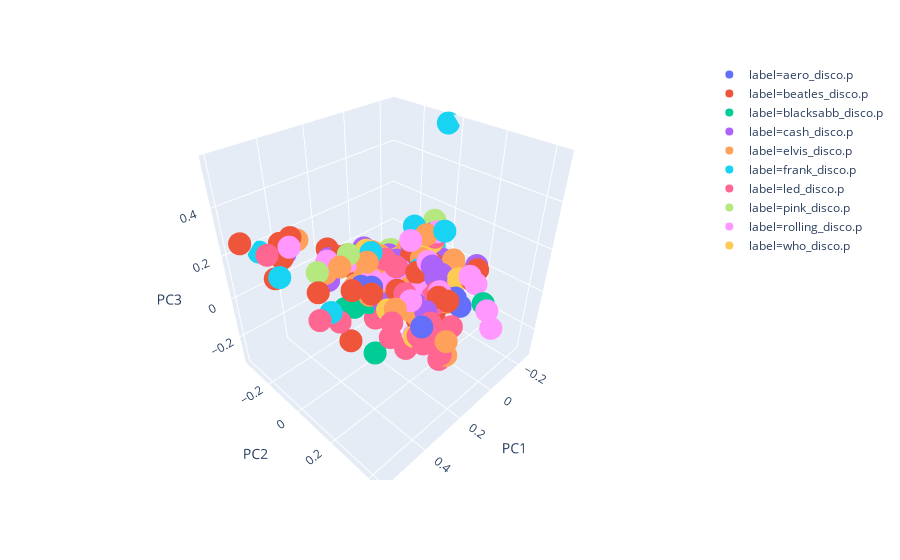

Notebook source saved alongside this figure:
### Code cell
fig = px.scatter_3d(df_full, x='PC1', y='PC2', z='PC3', color='label')
fig.show()
